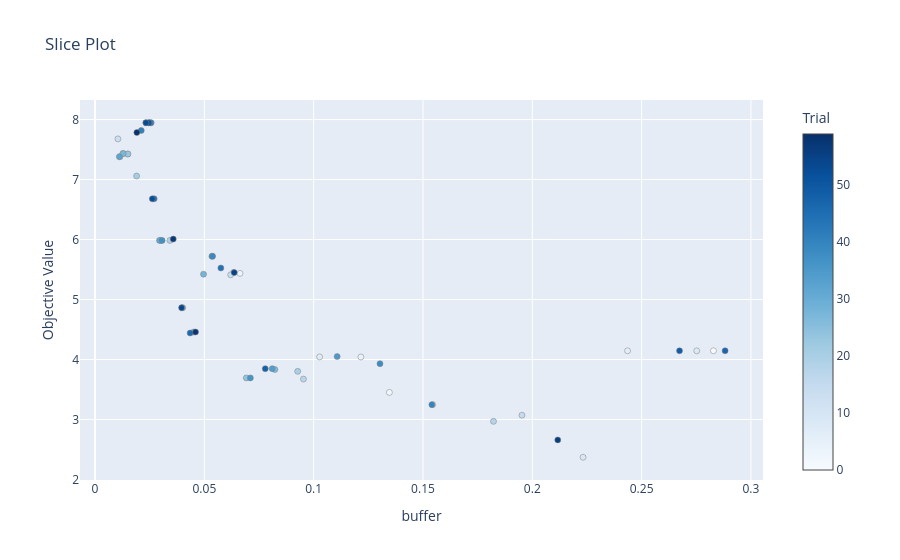

Notebook source saved alongside this figure:
### Markdown cell above
## C. Execution de l'optimisation

### Code cell
study = optuna.create_study(direction="maximize")
study.optimize(objective, n_trials=60)
best_buffer = study.best_params["buffer"]

print(f"\nBuffer Optimal trouvé : {best_buffer:.4f}")

# Visualisation de la stabilité du buffer
optuna.visualization.plot_slice(study, params=["buffer"]).show()
